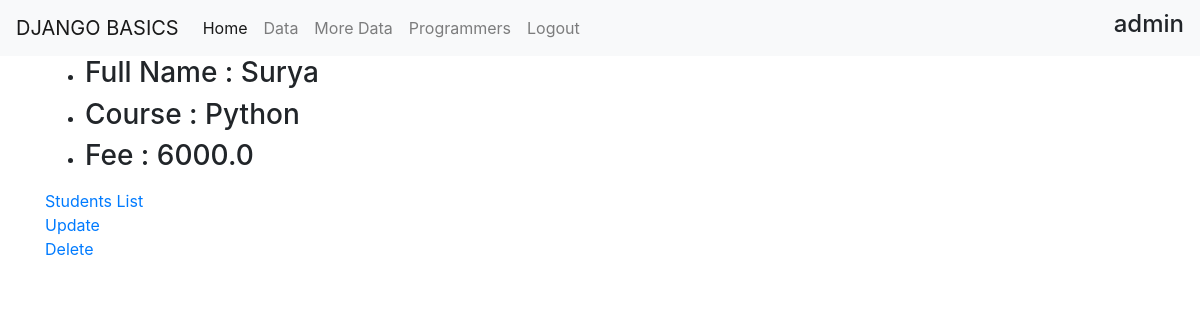
Screenshot of /crudApp/cbv/6/ (signed in) with the database file from the repository.
### crudApp/models.py (models this page shows, shortened)
class Student(models.Model):
    course_choices = [('python', 'Python'), ('java', 'Java'),
                      ('django', 'Django'), ('flask', 'Flask')]
    fullname = models.CharField(max_length=20)
    course = models.CharField(max_length=10, choices=course_choices)
    fee = models.FloatField()

### crudApp/views.py (the view)
# urls.py: url(r'^cbv/(?P<pk>\d+)/$', views.StudentDetailView.as_view(),
class StudentDetailView(LoginRequiredMixin, DetailView):
    model = Student

### templates/crudApp/student_detail.html
{% extends 'templateApp/base.html' %}
{% block content %}
<div class="container">
    <ul>
        <li>
            <h3>Full Name : {{ student.fullname | title }}</h3>
        </li>
        <li>
            <h3>Course : {{ student.course | title }}</h3>
        </li>
        <li>
            <h3>Fee : {{ student.fee }}</h3>
        </li>
    </ul>
    <a href="{% url 'cbv_student_list' %}">Students List</a>
    <br>
    <a href="{% url 'cbv_update' student.id %}">Update</a>
    <br>
    {% if perms.crudApp.delete_student %}
    <a href="{% url 'cbv_delete' student.id %}">Delete</a>
    {% endif %}
</div>
{% endblock content %}

### templates/templateApp/base.html (shortened to what this page needs)
<!DOCTYPE html>
<html lang="en">
<head>
    <link rel="stylesheet" href="https://stackpath.bootstrapcdn.com/bootstrap/4.4.1/css/bootstrap.min.css"
>
</head>
<body>
    <nav class="navbar navbar-expand-lg navbar-light bg-light">
        <a class="navbar-brand" href="{% url 'template_home' %}">DJANGO BASICS</a>
        <div class="collapse navbar-collapse" id="navbarNav">
            <ul class="navbar-nav">
                <li class="nav-item active">
                    <a class="nav-link" href="{% url 'template_home' %}">Home<span class="sr-only">(current)</span></a>
                </li>
                <li class="nav-item">
                    <a class="nav-link" href="{% url 'template_data' %}">Data</a>
                </li>
                <li class="nav-item">
                    <a class="nav-link" href="{% url 'more_data' %}">More Data</a>
                </li>
                <li class="nav-item">
                    <a class="nav-link" href="{% url 'programmers' %}">Programmers</a>
                </li>
                {% if user.is_authenticated %}
                <li class="nav-item">
                    <a class="nav-link" href="{% url 'logout' %}">Logout</a>
                </li>
                {% endif %}
            </ul>
        </div>
        <h4 class="text-right">{{ user.username }}</h4>
    </nav>
    {% block content%}
    {% endblock %}
</body>
</html>

### rows the page displays
Student: fullname "Surya", course "Python", fee "6000.0"

### other values shown
{{ user.username }} "admin"
